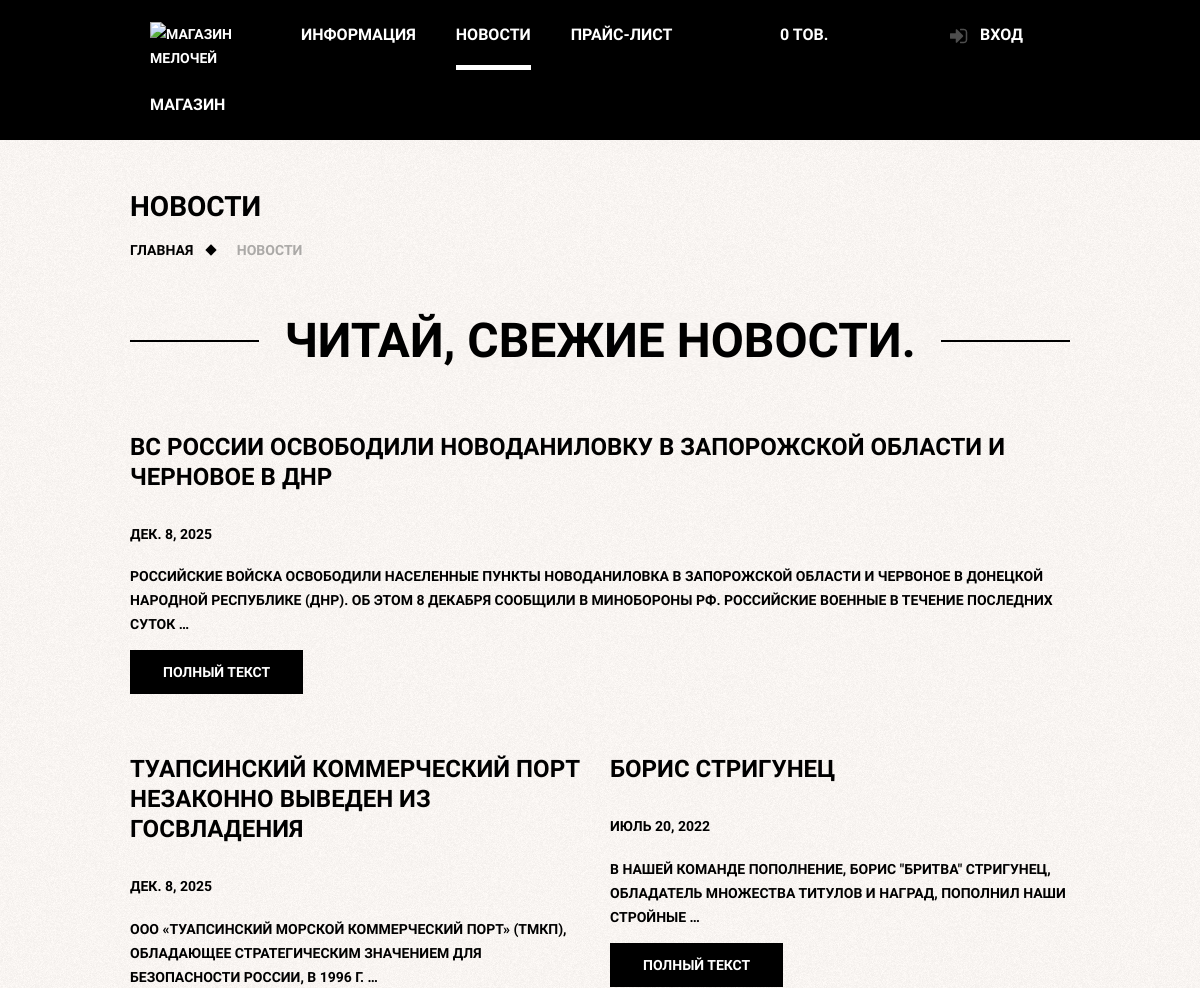
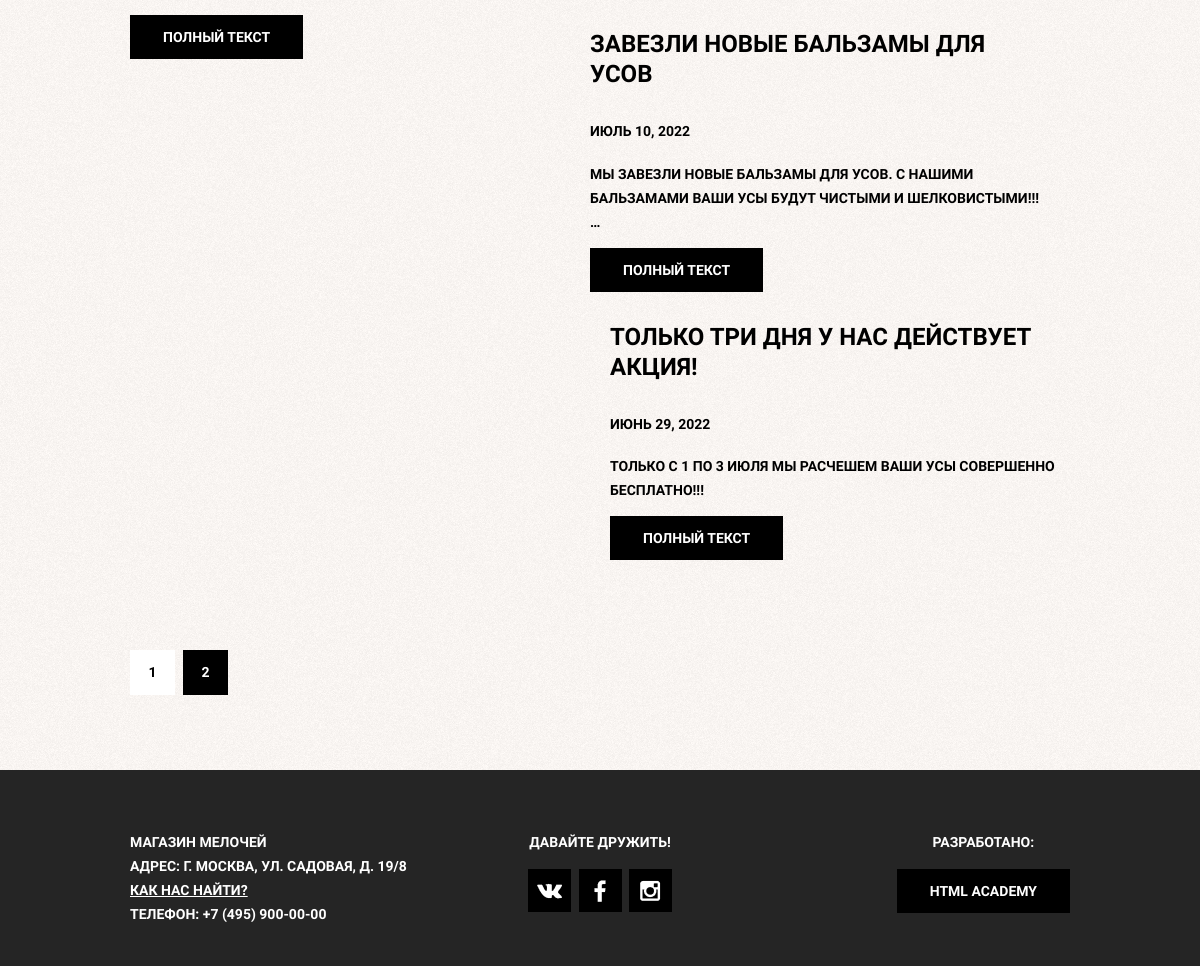
Before: /news/ with the older database file (2 pictures, top to bottom).
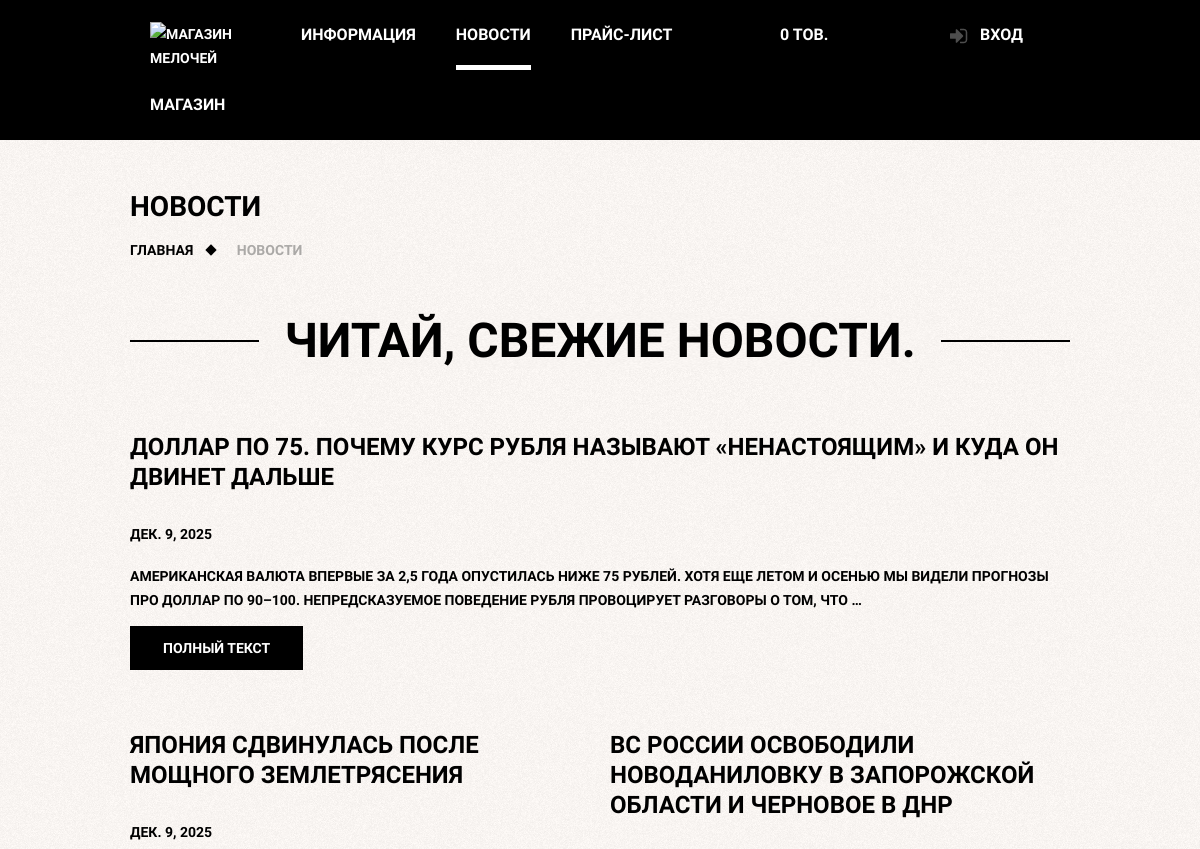
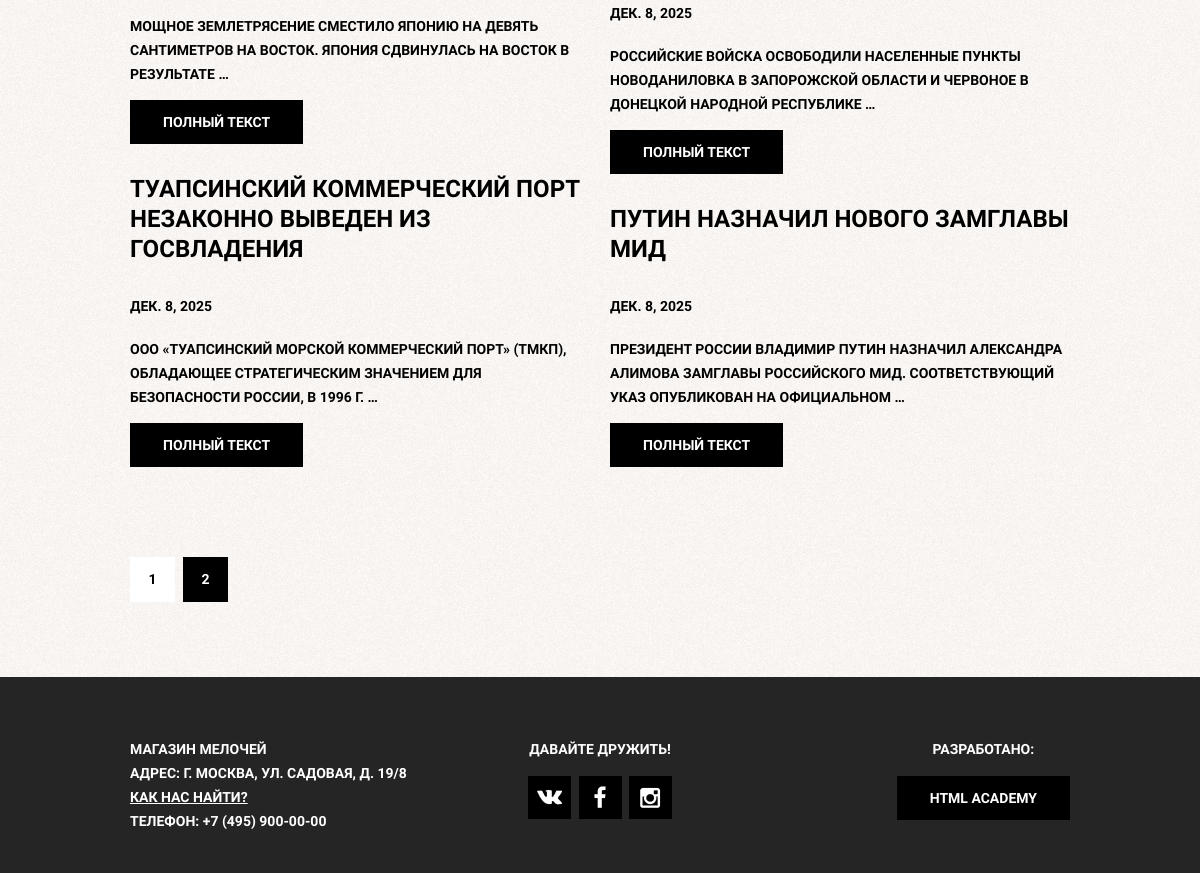
After: the same page with the newer database file (2 pictures, top to bottom).
### barber_baseapp/models.py (models this page shows, shortened)
class News(models.Model):
    title = models.CharField(max_length=250, db_index=True)
    slug = models.SlugField(max_length=250, blank=True, unique=True)
    body = RichTextUploadingField(blank=True, null=True)
    date = models.DateField()
    def get_absolute_url(self):
        return reverse('news_detail', kwargs={'slug': self.slug})
    class Meta:
        ordering = ['-date']

### barber_baseapp/views.py (the view)
# urls.py: path('news/', NewsListView.as_view(), name='news_page'),
class NewsListView(ListView):
	template_name = 'barber_baseapp/news.html'
	context_object_name = 'news'
	paginate_by = 4
	def get_context_data(self, **kwargs):
		context = super(NewsListView, self).get_context_data(**kwargs)
		context['last_news'] = News.objects.all().first()
		return context
	def get_queryset(self):
		return News.objects.all()[1:]

### barber_account/context_processors.py (called while the page is built)
def loginform(request):
    return {'form': LoginForm}

### barber_cart/cart.py (called while the page is built)
    def __len__(self):
        return sum(item['quantity'] for item in self.cart.values())

### barber_cart/context_processors.py (called while the page is built)
def cart(request):
	return {'cart': Cart(request)}

### barber_baseapp/templates/barber_baseapp/news.html (shortened to what this page needs)
{% extends 'base.html' %}
{% load static %}
{% block bodyclass%}
	class="inner-page"
{% endblock %}
{% block content %}
    <h1 class="inner-page-title">
        Новости
    </h1>
    <ul class="breadcrumbs">
        <li><a href="{% url 'main_page' %}">Главная</a></li>
        <li class="current">Новости</li>
    </ul>
    <div class="inner-content">
        <div class="big-heading">
            <h2>Читай, свежие новости.</h2>
        </div>
		<div class="inner-columns clearfix">
			{% include 'barber_baseapp/include/news_card.html' with n=last_news w_count="30" %}
		</div>
		<div class="inner-columns clearfix">
			{% for item in news %}
				{% if forloop.counter|divisibleby:2 %}
					<div class="inner-columns-right">
						{% include 'barber_baseapp/include/news_card.html' with n=item w_count="15" %}
					</div>
				{% else %}
					<div class="inner-columns-left">
						{% include 'barber_baseapp/include/news_card.html' with n=item w_count="15" %}
					</div>
				{% endif %}
			{% endfor %}
        </div>
		{% include 'include/pagination.html' with path_parameters='' %}
    </div>
{% endblock %}

### barber_baseapp/templates/barber_baseapp/include/news_card.html
<h2>{{ n.title }}</h2>
<h4>{{ n.date }}</h4>
<p class="short-text">{{ n.body|truncatewords:w_count|safe }}</p>
<a href="{{ n.get_absolute_url }}" class="btn">Полный текст</a>

Changed rows visible on the page:
no longer on this page (row edited): News: title "БОРИС СТРИГУНЕЦ", date "ИЮЛЬ 20, 2022", body "В НАШЕЙ КОМАНДЕ ПОПОЛНЕНИЕ, БОРИС \"БРИТВА\" СТРИГУНЕЦ, ОБЛАДАТЕЛЬ МНОЖЕСТВА ТИТУЛОВ И НАГРАД, ПОПОЛНИЛ НАШИ СТРОЙНЫЕ …"
no longer on this page (row edited): News: title "ЗАВЕЗЛИ НОВЫЕ БАЛЬЗАМЫ ДЛЯ УСОВ", date "ИЮЛЬ 10, 2022", body "МЫ ЗАВЕЗЛИ НОВЫЕ БАЛЬЗАМЫ ДЛЯ УСОВ. С НАШИМИ БАЛЬЗАМАМИ ВАШИ УСЫ БУДУТ ЧИСТЫМИ И ШЕЛКОВИСТЫМИ!!! …"
no longer on this page (row edited): News: title "ТОЛЬКО ТРИ ДНЯ У НАС ДЕЙСТВУЕТ АКЦИЯ!", date "ИЮНЬ 29, 2022", body "ТОЛЬКО С 1 ПО 3 ИЮЛЯ МЫ РАСЧЕШЕМ ВАШИ УСЫ СОВЕРШЕННО БЕСПЛАТНО!!!"
added News: title "ДОЛЛАР ПО 75. ПОЧЕМУ КУРС РУБЛЯ НАЗЫВАЮТ «НЕНАСТОЯЩИМ» И КУДА ОН ДВИНЕТ ДАЛЬШЕ", date "ДЕК. 9, 2025", body "АМЕРИКАНСКАЯ ВАЛЮТА ВПЕРВЫЕ ЗА 2,5 ГОДА ОПУСТИЛАСЬ НИЖЕ 75 РУБЛЕЙ. ХОТЯ ЕЩЕ ЛЕТОМ И ОСЕНЬЮ МЫ ВИДЕЛИ ПРОГНОЗЫ ПРО ДОЛЛАР ПО 90–100. НЕПРЕДСКАЗУЕМОЕ ПОВЕДЕНИЕ РУБЛЯ ПРОВОЦИРУЕТ РАЗГОВОРЫ О ТОМ, ЧТО …"
added News: title "ЯПОНИЯ СДВИНУЛАСЬ ПОСЛЕ МОЩНОГО ЗЕМЛЕТРЯСЕНИЯ", date "ДЕК. 9, 2025", body "МОЩНОЕ ЗЕМЛЕТРЯСЕНИЕ СМЕСТИЛО ЯПОНИЮ НА ДЕВЯТЬ САНТИМЕТРОВ НА ВОСТОК. ЯПОНИЯ СДВИНУЛАСЬ НА ВОСТОК В РЕЗУЛЬТАТЕ …"
now on one of the page's lists (row edited): News: title "ВС РОССИИ ОСВОБОДИЛИ НОВОДАНИЛОВКУ В ЗАПОРОЖСКОЙ ОБЛАСТИ И ЧЕРНОВОЕ В ДНР", date "ДЕК. 8, 2025", body "РОССИЙСКИЕ ВОЙСКА ОСВОБОДИЛИ НАСЕЛЕННЫЕ ПУНКТЫ НОВОДАНИЛОВКА В ЗАПОРОЖСКОЙ ОБЛАСТИ И ЧЕРВОНОЕ В ДОНЕЦКОЙ НАРОДНОЙ РЕСПУБЛИКЕ …"
added News: title "ПУТИН НАЗНАЧИЛ НОВОГО ЗАМГЛАВЫ МИД", date "ДЕК. 8, 2025", body "ПРЕЗИДЕНТ РОССИИ ВЛАДИМИР ПУТИН НАЗНАЧИЛ АЛЕКСАНДРА АЛИМОВА ЗАМГЛАВЫ РОССИЙСКОГО МИД. СООТВЕТСТВУЮЩИЙ УКАЗ ОПУБЛИКОВАН НА ОФИЦИАЛЬНОМ …"
Other visible differences:
{{ n.title }}: "ВС РОССИИ ОСВОБОДИЛИ НОВОДАНИЛОВКУ В ЗАПОРОЖСКОЙ ОБЛАСТИ И ЧЕРНОВОЕ В ДНР" → "ДОЛЛАР ПО 75. ПОЧЕМУ КУРС РУБЛЯ НАЗЫВАЮТ «НЕНАСТОЯЩИМ» И КУДА ОН ДВИНЕТ ДАЛЬШЕ"
{{ n.date }}: "ДЕК. 8, 2025" → "ДЕК. 9, 2025"
{{ n.body|truncatewords:w_count|safe }}: "РОССИЙСКИЕ ВОЙСКА ОСВОБОДИЛИ НАСЕЛЕННЫЕ ПУНКТЫ НОВОДАНИЛОВКА В ЗАПОРОЖСКОЙ ОБЛАСТИ И ЧЕРВОНОЕ В ДОНЕЦКОЙ НАРОДНОЙ РЕСПУБЛИКЕ (ДНР). ОБ ЭТОМ 8 ДЕКАБРЯ СООБЩИЛИ В МИНОБОРОНЫ РФ. РОССИЙСКИЕ ВОЕННЫЕ В ТЕЧЕНИЕ ПОСЛЕДНИХ СУТОК …" → "АМЕРИКАНСКАЯ ВАЛЮТА ВПЕРВЫЕ ЗА 2,5 ГОДА ОПУСТИЛАСЬ НИЖЕ 75 РУБЛЕЙ. ХОТЯ ЕЩЕ ЛЕТОМ И ОСЕНЬЮ МЫ ВИДЕЛИ ПРОГНОЗЫ ПРО ДОЛЛАР ПО 90–100. НЕПРЕДСКАЗУЕМОЕ ПОВЕДЕНИЕ РУБЛЯ ПРОВОЦИРУЕТ РАЗГОВОРЫ О ТОМ, ЧТО …"
